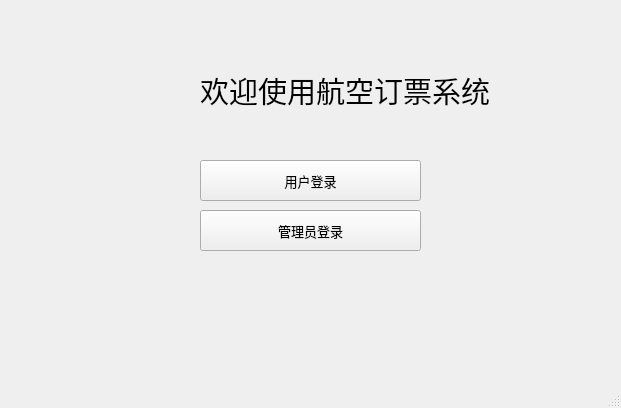
<?xml version="1.0" encoding="UTF-8"?>
<ui version="4.0">
 <class>Ui_hello</class>
 <widget class="QMainWindow" name="Ui_hello">
  <property name="geometry">
   <rect>
    <x>0</x>
    <y>0</y>
    <width>621</width>
    <height>408</height>
   </rect>
  </property>
  <property name="windowTitle">
   <string>MainWindow</string>
  </property>
  <widget class="QWidget" name="centralwidget">
   <widget class="QPushButton" name="userButton">
    <property name="geometry">
     <rect>
      <x>200</x>
      <y>160</y>
      <width>221</width>
      <height>41</height>
     </rect>
    </property>
    <property name="font">
     <font>
      <pointsize>10</pointsize>
     </font>
    </property>
    <property name="text">
     <string>用户登录</string>
    </property>
   </widget>
   <widget class="QPushButton" name="pushButton_2">
    <property name="geometry">
     <rect>
      <x>200</x>
      <y>210</y>
      <width>221</width>
      <height>41</height>
     </rect>
    </property>
    <property name="font">
     <font>
      <pointsize>10</pointsize>
     </font>
    </property>
    <property name="text">
     <string>管理员登录</string>
    </property>
   </widget>
   <widget class="QLabel" name="label">
    <property name="geometry">
     <rect>
      <x>200</x>
      <y>60</y>
      <width>291</width>
      <height>61</height>
     </rect>
    </property>
    <property name="font">
     <font>
      <pointsize>22</pointsize>
     </font>
    </property>
    <property name="text">
     <string>欢迎使用航空订票系统</string>
    </property>
   </widget>
   <widget class="QLabel" name="label_4">
    <property name="geometry">
     <rect>
      <x>110</x>
      <y>50</y>
      <width>81</width>
      <height>71</height>
     </rect>
    </property>
    <property name="styleSheet">
     <string notr="true">image: url(:/pic/C:/Users/CXY/Pictures/Camera Roll/飞机.png);</string>
    </property>
    <property name="text">
     <string/>
    </property>
   </widget>
  </widget>
  <widget class="QMenuBar" name="menubar">
   <property name="geometry">
    <rect>
     <x>0</x>
     <y>0</y>
     <width>621</width>
     <height>22</height>
    </rect>
   </property>
  </widget>
  <widget class="QStatusBar" name="statusbar"/>
 </widget>
 <resources>
  <include location="../资源/plane.qrc"/>
 </resources>
 <connections/>
</ui>
